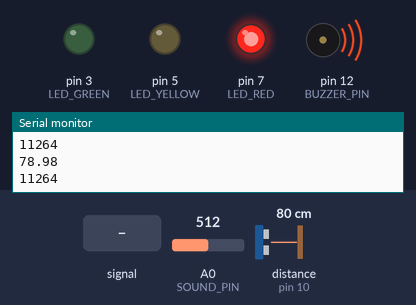
A sketch run on a simulated Arduino Uno, built with avr-gcc and run on an emulated ATmega328P. On the bench: output pins drawn as LEDs (lit = HIGH), buzzer (waves = sounding, pin HIGH), the last lines printed to the serial monitor. Wiring (inferred from the names in the program): ultrasonic range finder: trigger pin 9; echo pin 10. Inputs (shaded band) come from the test bench; at power-on: distance to the obstacle (sensor on pin 10) 80 cm, A0 (SOUND_PIN) = 512. The echo pulse lasts 58.3 µs per cm; pins used as bus, display or sensor lines are not drawn.

Above: at 1.2 s.
1.3 s: A0 (SOUND_PIN) fed a 200 Hz sine of ±81 counts around its level
At 3.7 s:
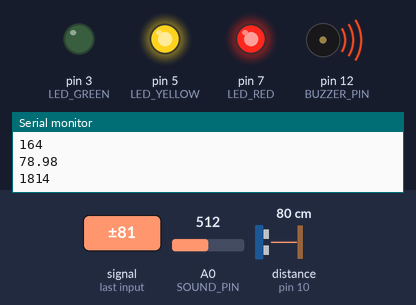
4.3 s: distance to the obstacle (sensor on pin 10) set to 2 cm
At 5.4 s:
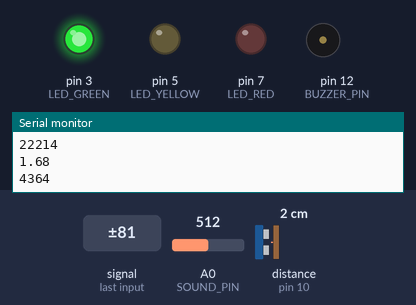
7.3 s: A0 (SOUND_PIN) set to 716
At 7.9 s:
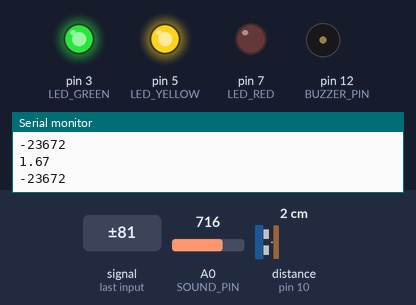
8.8 s: A0 (SOUND_PIN) set to 873
10.3 s: A0 (SOUND_PIN) set to 897
At 10.8 s:
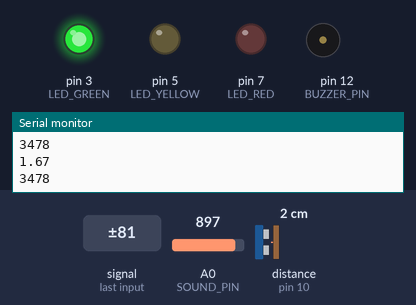
11.8 s: A0 (SOUND_PIN) set to 306
At 12.2 s:
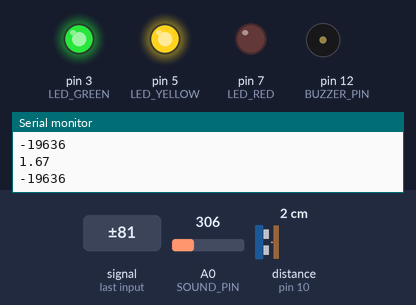
Timing chart, 0 to 14.3 s (numbered marks = the images above; inputs shaded):
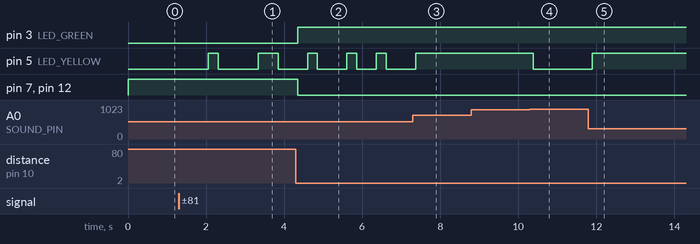

The sketch:

grupo_3.ino
```cpp
// Definição dos pinos
#define TRIG_PIN 9          // Pino TRIG do HC-SR04
#define ECHO_PIN 10         // Pino ECHO do HC-SR04
#define SOUND_PIN A0        // Pino do sensor de som KY-037
#define LED_GREEN 3         // Pino do LED verde
#define LED_YELLOW 5        // Pino do LED amarelo
#define LED_RED 7          // Pino do LED vermelho
#define BUZZER_PIN 12        // Pino do buzzer

int DO = 261;
int RE = 294;
int MI = 329;
int FA = 349;
int SOL = 392;
int LA = 440;
int SI = 493;

void tocarNota(int nota, int duracao) {
  tone(BUZZER_PIN, nota, duracao); // Toca a nota no buzzer
  delay(duracao); // Espera a duração da nota
  noTone(BUZZER_PIN); // Para o som
  delay(50); // Pequeno intervalo entre as notas
}

// Limite de distância (em cm)
#define DISTANCE_THRESHOLD 20

// Limite de sensibilidade do som
#define SOUND_THRESHOLD 2100
void setup() {
  // Configuração de pinos
  pinMode(TRIG_PIN, OUTPUT);
  pinMode(ECHO_PIN, INPUT);
  pinMode(LED_GREEN, OUTPUT);
  pinMode(LED_YELLOW, OUTPUT);
  pinMode(LED_RED, OUTPUT);
  pinMode(BUZZER_PIN, OUTPUT);

  // Inicialização do monitor serial (opcional para depuração)
  Serial.begin(9600);
}

void loop() {
  // Medir a distância
  float distance = measureDistance();
  Serial.print(distance );
   Serial.print("\n");
  // Ler o nível de som
  int soundLevel = analogRead(SOUND_PIN)*(150.0);
  Serial.print(soundLevel);
 Serial.print("\n");

   // Lógica de LEDs e buzzer
  if (distance < DISTANCE_THRESHOLD) {
    activateLED(LED_GREEN);   // Acende o LED verde
    deactivateLED(LED_RED);   // Apaga o LED vermelho
    deactivateBuzzer();       // Desativa o buzzer
  } else {
    activateLED(LED_RED);     // Acende o LED vermelho
    deactivateLED(LED_GREEN); // Apaga o LED verde
    activateBuzzer();         // Ativa o buzzer
  }
/*
  activateLED(LED_RED);     // Acende o LED vermelho
  deactivateLED(LED_GREEN); // Apaga o LED verde
  activateBuzzer();         // Ativa o buzzer

  while (distance < DISTANCE_THRESHOLD){
    activateLED(LED_GREEN);   // Acende o LED verde
    deactivateLED(LED_RED);   // Apaga o LED vermelho
    deactivateBuzzer();       // Desativa o buzzer
  }
*/

  if (soundLevel < SOUND_THRESHOLD) {
    activateLED(LED_YELLOW);  // Acende o LED amarelo
  } else {
    deactivateLED(LED_YELLOW); // Apaga o LED amarelo
  }

  // Pequena pausa antes do próximo loop
  delay(250);
}

// Função para medir a distância usando o HC-SR04
float measureDistance() {
  digitalWrite(TRIG_PIN, LOW);
  delayMicroseconds(2);
  digitalWrite(TRIG_PIN, HIGH);
  delayMicroseconds(10);
  digitalWrite(TRIG_PIN, LOW);

  // Calcular a duração do pulso ECHO
  float duration = pulseIn(ECHO_PIN, HIGH);

  // Converter duração em distância (cm)
  return (duration * 0.034 / 2); // Fórmula para calcular a distância
}

// Função para ativar um LED
void activateLED(int ledPin) {
  digitalWrite(ledPin, HIGH);
}

// Função para desativar um LED
void deactivateLED(int ledPin) {
  digitalWrite(ledPin, LOW);
}

// Função para ativar o buzzer
void activateBuzzer() {
  digitalWrite(BUZZER_PIN, HIGH);
}

// Função para desativar o buzzer
void deactivateBuzzer() {
  digitalWrite(BUZZER_PIN, LOW);
}
```

Measured:
- the behaviour switches between 887 and 888 on A0 (SOUND_PIN) (found by bisection; images 3 and 4)
- after the input at 1.3 s, pin 5 (LED_YELLOW): LOW → HIGH after 0.75 s, → LOW 0.26 s later, → HIGH 1.0 s later, → LOW 0.51 s later
- after the input at 4.3 s, pin 3 (LED_GREEN): LOW → HIGH after 0.05 s; pin 7 (LED_RED), pin 12 (BUZZER_PIN): HIGH → LOW after 0.05 s
- after the input at 7.3 s, pin 5 (LED_YELLOW): goes on until 7.4 s, then stays HIGH
- after the input at 10.3 s, pin 5 (LED_YELLOW): HIGH → LOW after 0.09 s
- after the input at 11.8 s, pin 5 (LED_YELLOW): LOW → HIGH after 0.09 s
